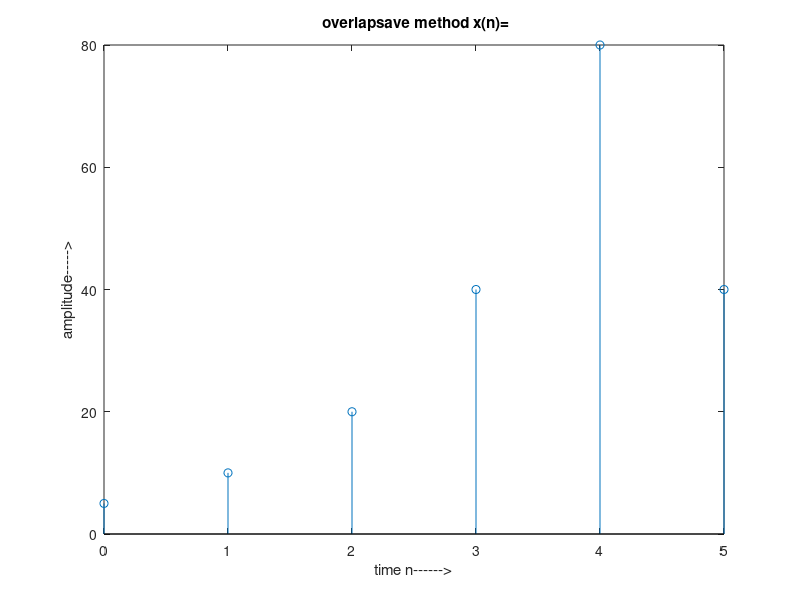
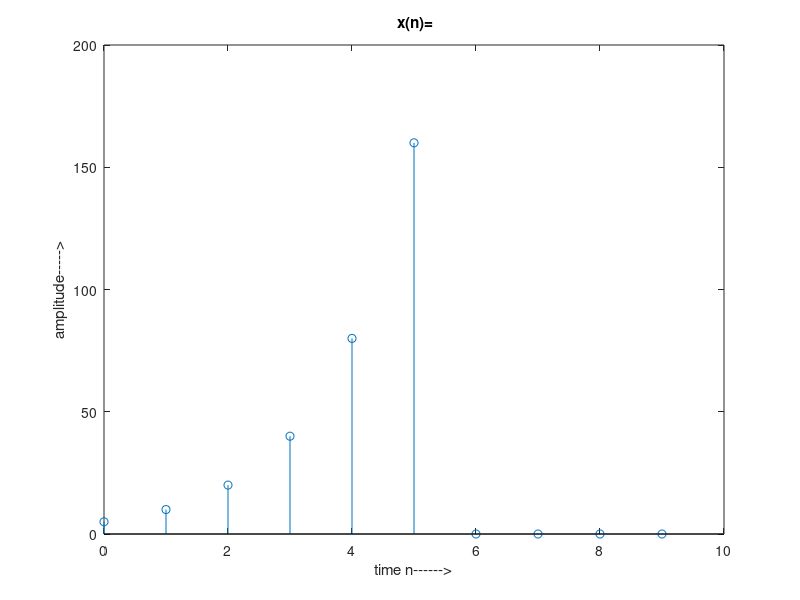

These charts were generated, in order, by the following MATLAB code:
clear all
clc
hn=input("Enter h(n)   : ")
M=length(hn)
L=input("Enter the length  :  ")
R=L-M+1
b=input("Number of points from 0  :  ")
i=0:b
xn=2.^i
pn=xn
p=i
tim=1
xn=[zeros(1,M-1) xn]
t=round(((length(xn)-L)/(L-M+1)))+1
tim=t+1
xn=[xn zeros(1,R-mod(length(xn),2)) zeros(1,L) ]
k=1
l=1
h=L
for t=1:tim
        xf(:,t)=xn(l:h)';
        l=l+L-M-1;
        h=h+L-M-1;      
end
xn=xf
hn=[hn zeros(1,L-length(hn))]
for i=1:tim
    xn(:,i)=(fft((xn(:,i))))
end
xf=xn
for i=1:tim
    hf(:,i)=(fft(hn))
    yk(:,i)=hf(:,i).*xf(:,i)
    yn(:,i)=ifft(yk(:,i))
end
ys=[]
for i=1:tim
    ys=[ys yn(M:L,i)']
end
figure
stem(p,ys(p+1))
title(' overlapsave method x(n)=')
xlabel('time n------>')
ylabel('amplitude----->')
figure
stem(0:length(conv(pn,hn))-1,conv(pn,hn))
title(' x(n)=')
xlabel('time n------>')
ylabel('amplitude----->')